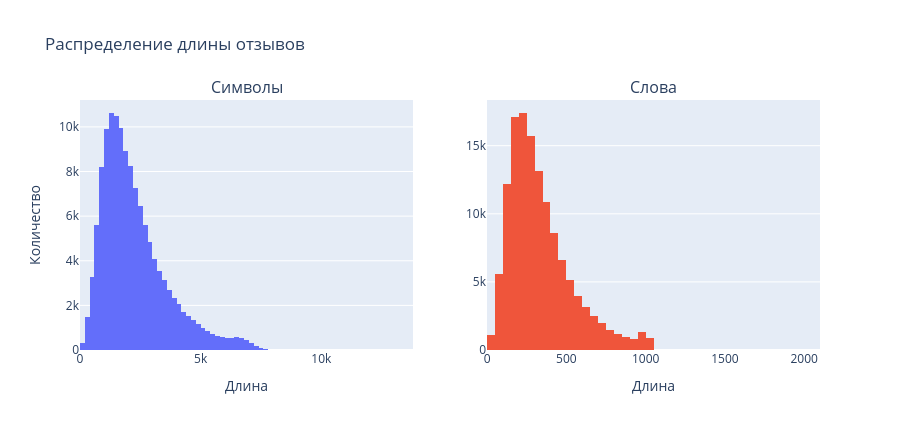

Notebook source saved alongside this figure:
### Markdown cell above
### 3.3 Распределение длин

Гистограмма показывает, какую часть начала и конца отзыва имеет смысл сохранять. Для длинных рецензий используется head-tail truncation: начало часто задает контекст, а финальная оценка нередко находится в конце.

### Code cell
fig = make_subplots(rows=1, cols=2, subplot_titles=("Символы", "Слова"))
fig.add_histogram(x=eda_df["char_len"], nbinsx=80, name="Символы", row=1, col=1)
fig.add_histogram(x=eda_df["word_len"], nbinsx=80, name="Слова", row=1, col=2)
fig.update_xaxes(title_text="Длина", row=1, col=1)
fig.update_xaxes(title_text="Длина", row=1, col=2)
fig.update_yaxes(title_text="Количество", row=1, col=1)
fig.update_layout(title="Распределение длины отзывов", height=430, showlegend=False)
fig.show()

### Figure 1 — Plotly figure (JSON) as saved in the notebook; plotly's stock layout.template omitted (floating-point values rounded to 4 significant figures; data arrays with more than 128 entries replaced by an {"elided": "..."} marker saying what was removed)
{"data": [{"name": "Символы", "nbinsx": 80, "type": "histogram", "x": {"elided": "131669 int values"}, "xaxis": "x", "yaxis": "y"}, {"name": "Слова", "nbinsx": 80, "type": "histogram", "x": {"elided": "131669 int values"}, "xaxis": "x2", "yaxis": "y2"}], "layout": {"annotations": [{"font": {"size": 16}, "showarrow": false, "text": "Символы", "x": 0.225, "xanchor": "center", "xref": "paper", "y": 1, "yanchor": "bottom", "yref": "paper"}, {"font": {"size": 16}, "showarrow": false, "text": "Слова", "x": 0.775, "xanchor": "center", "xref": "paper", "y": 1, "yanchor": "bottom", "yref": "paper"}], "height": 430, "showlegend": false, "title": {"text": "Распределение длины отзывов"}, "xaxis": {"anchor": "y", "domain": [0, 0.45], "title": {"text": "Длина"}}, "xaxis2": {"anchor": "y2", "domain": [0.55, 1], "title": {"text": "Длина"}}, "yaxis": {"anchor": "x", "domain": [0, 1], "title": {"text": "Количество"}}, "yaxis2": {"anchor": "x2", "domain": [0, 1]}}}
